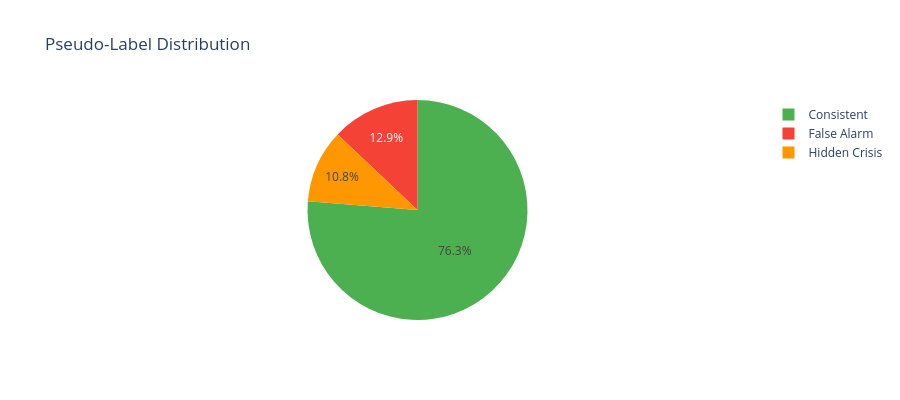

Write notebook code for a chart like this one.
### Markdown cell above
### 4.3 Signal Agreement Analysis

Pairwise signal agreement — the frequency with which two independent signals assign the same severity level — indicates whether signals are complementary or redundant. Low agreement suggests the fusion combines genuinely different information sources.

### Code cell
# Distribution of pseudo-labels
mismatch_counts = df_labeled['mismatch_type'].value_counts()
fig = px.pie(
    names=mismatch_counts.index, values=mismatch_counts.values,
    title='Pseudo-Label Distribution',
    color=mismatch_counts.index,
    color_discrete_map={'Consistent': '#4CAF50', 'Hidden Crisis': '#FF9800', 'False Alarm': '#F44336'}
)
fig.update_layout(height=400)
fig.show()

for mt, cnt in mismatch_counts.items():
    print(f'  {mt}: {cnt:,} ({100*cnt/len(df_labeled):.1f}%)')

print('\nPairwise Signal Agreement:')
print(f'  Keyword vs Embedding:   {(df_labeled["signal_keyword"] == df_labeled["signal_embedding"]).mean():.3f}')
print(f'  Keyword vs Resolution:  {(df_labeled["signal_keyword"] == df_labeled["signal_resolution"]).mean():.3f}')
print(f'  Embedding vs Resolution: {(df_labeled["signal_embedding"] == df_labeled["signal_resolution"]).mean():.3f}')

### Figure 1 — Plotly figure (JSON) as saved in the notebook; plotly's stock layout.template omitted (floating-point values rounded to 4 significant figures)
{"data": [{"customdata": [["Consistent"], ["False Alarm"], ["Hidden Crisis"]], "domain": {"x": [0, 1], "y": [0, 1]}, "hovertemplate": "label=%{label}<br>value=%{value}<br>color=%{customdata[0]}<extra></extra>", "labels": ["Consistent", "False Alarm", "Hidden Crisis"], "legendgroup": "", "marker": {"colors": ["#4CAF50", "#F44336", "#FF9800"]}, "name": "", "showlegend": true, "type": "pie", "values": [15250, 2588, 2162]}], "layout": {"height": 400, "legend": {"tracegroupgap": 0}, "title": {"text": "Pseudo-Label Distribution"}}}
